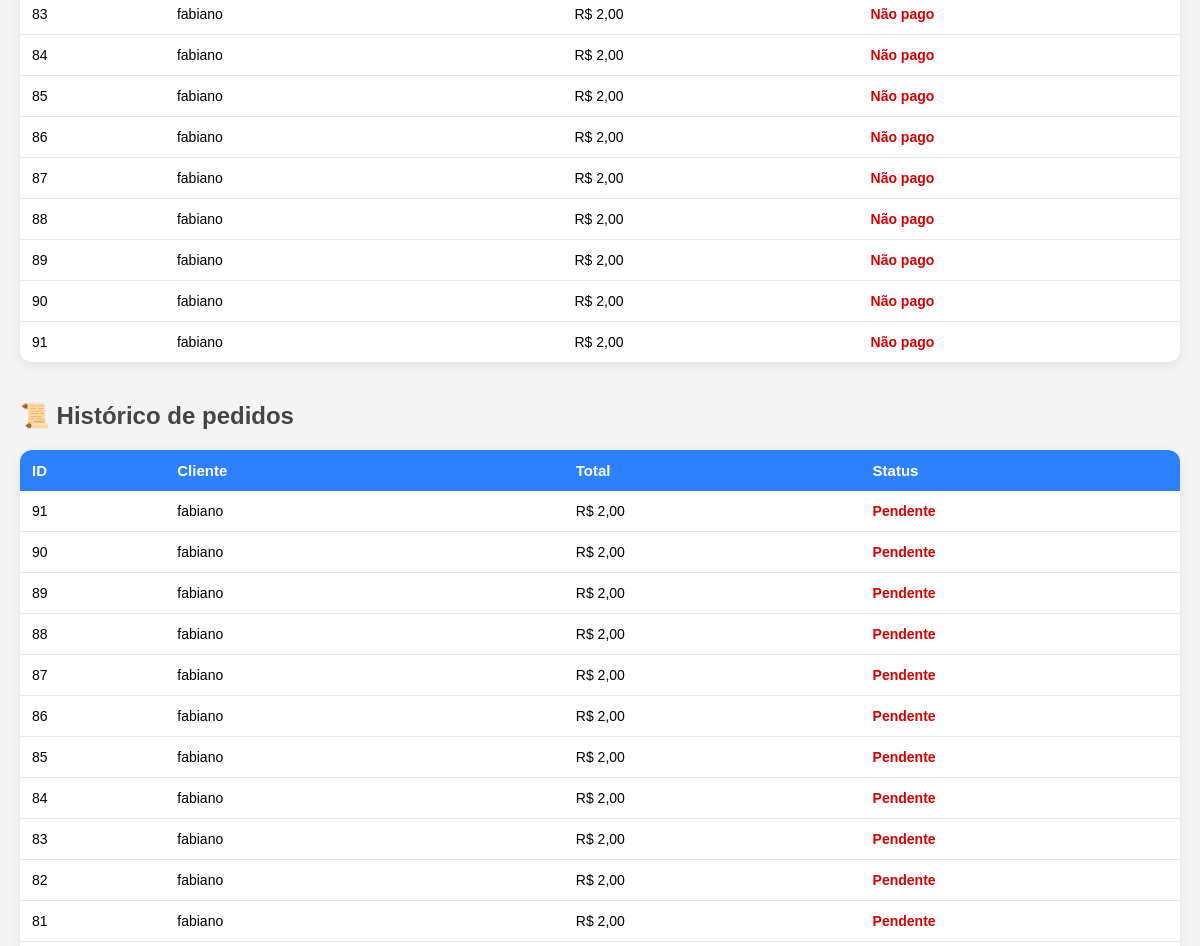
Page /painel/home/ (signed in, middle part) on the earlier database version.
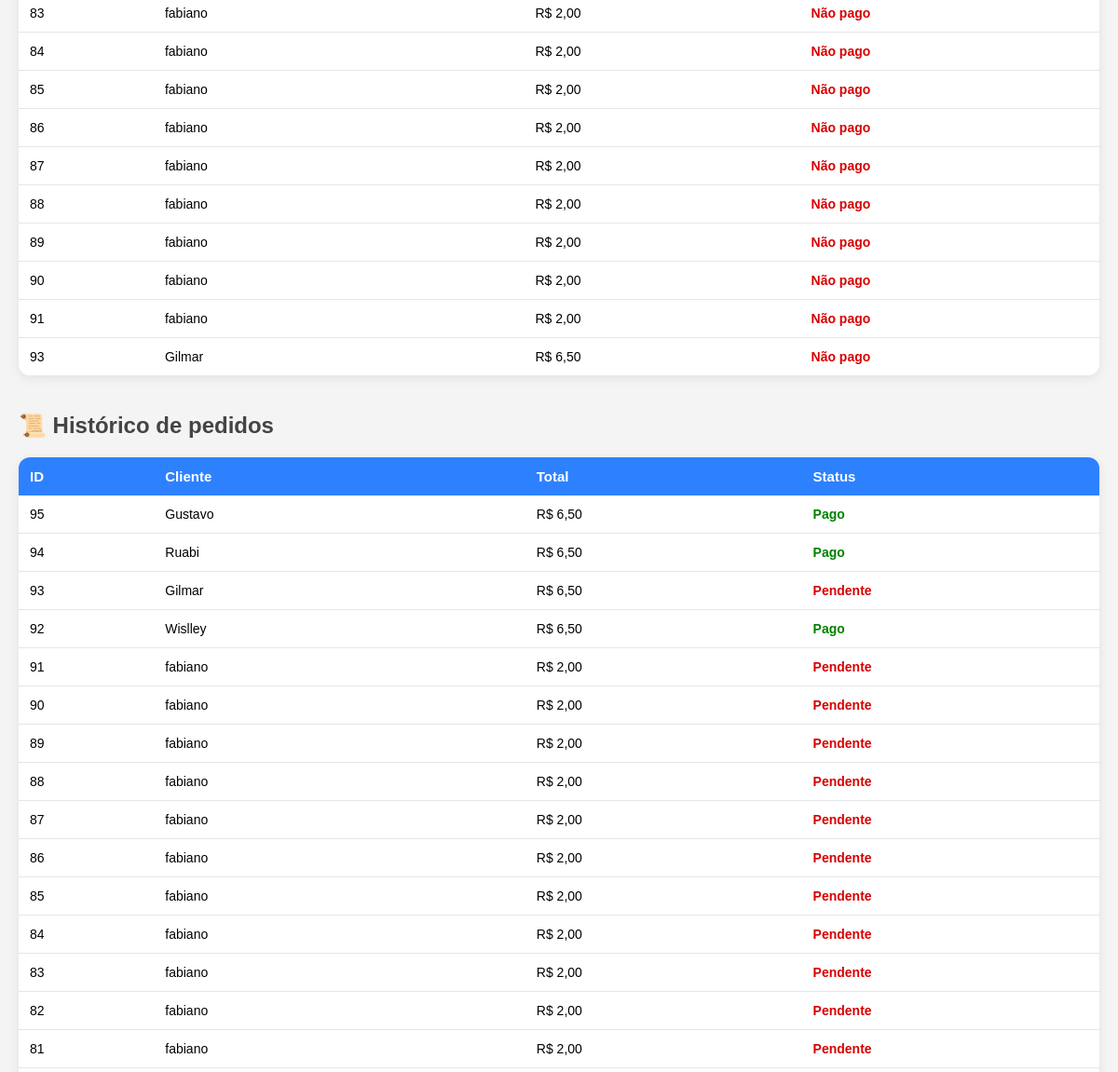
Same page on the later database version.
### core/models.py (models this page shows, shortened)
class Pedido(models.Model):
    nome_cliente = models.CharField(max_length=150)
    whatsapp = models.CharField(max_length=20)
    data_pedido = models.DateTimeField(auto_now_add=True)   # data da CRIAÇÃO do pedido
    forma_pagamento = models.CharField(max_length=20)       # "pix", "6", "20"
    data_cobranca = models.DateField(null=True, blank=True) # data que vai cobrar (dia 6/20)
    total = models.DecimalField(max_digits=10, decimal_places=2)
    external_reference = models.CharField(max_length=200, blank=True, null=True)  # PIX

### core/views.py (the view)
# urls.py: path("painel/home/", views.painel_home, name="painel_home"),
def painel_home(request):
    if not request.session.get("painel_logado"):
        return redirect("/painel/")
    pedidos = Pedido.objects.all().order_by("-id")
    pendentes = Pedido.objects.exclude(forma_pagamento="pago")
    templates = TemplateMensagem.objects.all().order_by("nome")
    return render(request, "painel_home.html", {
        "pedidos": pedidos,
        "pendentes": pendentes,
        "templates": templates
    })

### core/templates/painel_home.html (shortened to what this page needs)
<html>
<head>
    <link rel="stylesheet" href="/static/css/painel_home.css">
</head>
<body>
<table>
    {% for p in pendentes %}
    <tr>
        <td>{{ p.id }}</td>
        <td>{{ p.nome_cliente }}</td>
        <td>R$ {{ p.total }}</td>
        <td class="pendente">Não pago</td>
    </tr>
    {% empty %}
    <tr>
        <td colspan="4">Nenhuma pendência 🎉</td>
    </tr>
    {% endfor %}
</table>
<h2>📜 Histórico de pedidos</h2>
<table>
    <tr>
        <th>ID</th>
        <th>Cliente</th>
        <th>Total</th>
        <th>Status</th>
    </tr>
    {% for p in pedidos %}
    <tr>
        <td>{{ p.id }}</td>
        <td>{{ p.nome_cliente }}</td>
        <td>R$ {{ p.total }}</td>
        <td class="{% if p.forma_pagamento == 'pago' %}pago{% else %}pendente{% endif %}">
            {% if p.forma_pagamento == 'pago' %}
                Pago
            {% else %}
                Pendente
            {% endif %}
        </td>
    </tr>
    {% endfor %}
</table>
</body>
</html>

Differences in the rows shown:
added Pedido: id "93", nome_cliente "Gilmar", total "6,50", forma_pagamento "Pendente"
added Pedido: id "95", nome_cliente "Gustavo", total "6,50", forma_pagamento "Pago", shown under "📜 Histórico de pedidos"
added Pedido: id "94", nome_cliente "Ruabi", total "6,50", forma_pagamento "Pago", shown under "📜 Histórico de pedidos"
added Pedido: id "92", nome_cliente "Wislley", total "6,50", forma_pagamento "Pago", shown under "📜 Histórico de pedidos"
